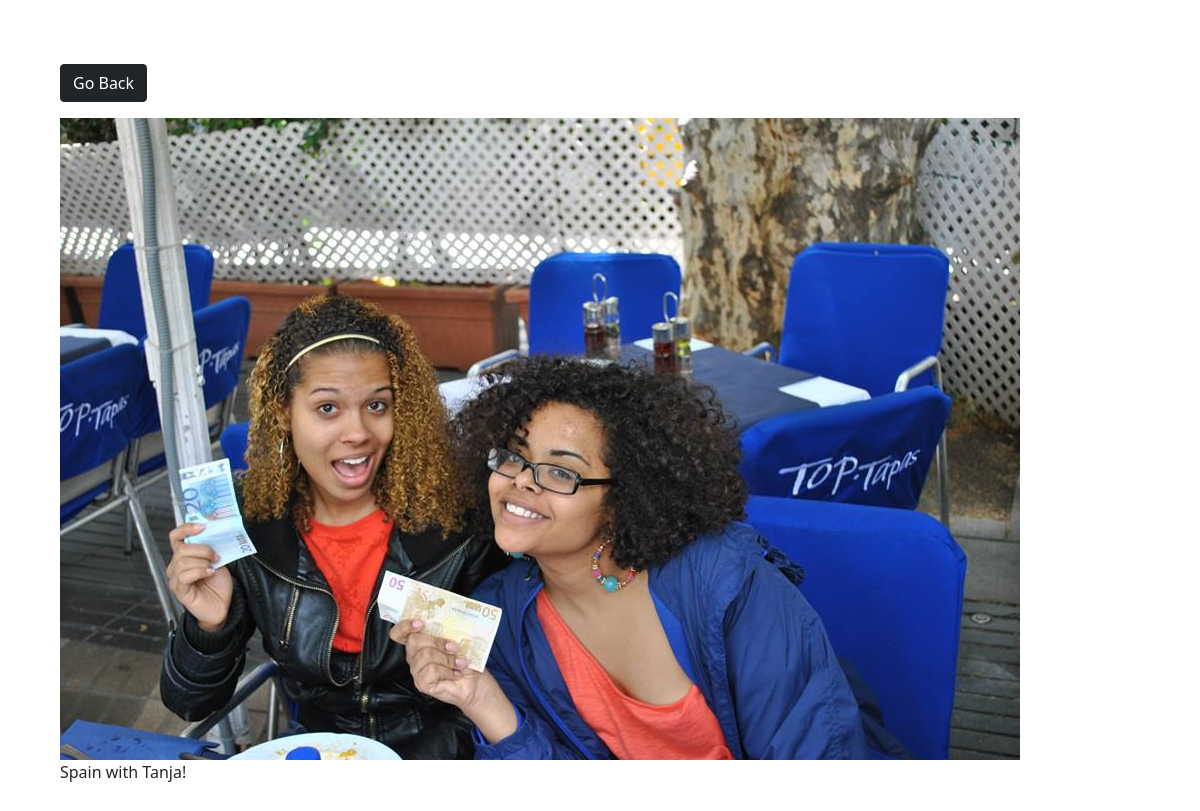
Screenshot of /photo/1/ with the database file from the repository.
### photos/models.py (models this page shows, shortened)
class Photo(models.Model):
    category = models.ForeignKey(Category, on_delete=models.SET_NULL, null=True, blank=True)
    image = models.ImageField(null=False, blank=False)
    description=models.TextField()

### photos/views.py (the view)
# urls.py: path('photo/<str:pk>/', views.viewPhoto, name='photo'),
def viewPhoto(request, pk):
    photo = Photo.objects.get(id=pk)
    return render(request, 'photos/photo.html', {'photo': photo})

### photos/templates/photos/photo.html (shortened to what this page needs)
<!DOCTYPE html>
<html lang="en">
<head>
    <link href="https://cdn.jsdelivr.net/npm/bootstrap@5.0.2/dist/css/bootstrap.min.css" rel="stylesheet">
</head>
<body class ="m-5">
    <div class="container">
        <div class ="row justify-content-center">
            <div class="col">
                <a href ="{% url 'gallery' %}" class="btn btn-dark my-3"> Go Back</a>
                <div style ="height: 90vh;">
                    <img style="max-width: 100%; max-height: 100%;"
                         src="{{photo.image.url}}">
                    <p> {{photo.description}} </p>
                </div>
            </div>
        </div>
    </div>
</body>
</html>

### rows the page displays
Photo: image (picture), description "Spain with Tanja!"
